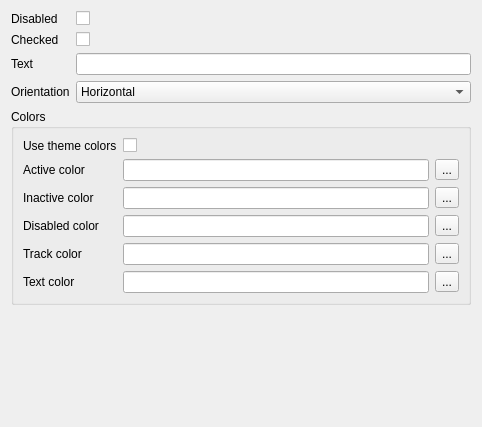
<?xml version="1.0" encoding="UTF-8"?>
<ui version="4.0">
 <class>SwitchSettingsForm</class>
 <widget class="QWidget" name="SwitchSettingsForm">
  <property name="geometry">
   <rect>
    <x>0</x>
    <y>0</y>
    <width>482</width>
    <height>427</height>
   </rect>
  </property>
  <property name="windowTitle">
   <string>Form</string>
  </property>
  <layout class="QVBoxLayout" name="verticalLayout">
   <item>
    <layout class="QFormLayout" name="formLayout">
     <item row="0" column="0">
      <widget class="QLabel" name="disabledLabel">
       <property name="text">
        <string>Disabled</string>
       </property>
      </widget>
     </item>
     <item row="0" column="1">
      <widget class="QCheckBox" name="disabledCheckBox"/>
     </item>
     <item row="1" column="0">
      <widget class="QLabel" name="checkedLabel">
       <property name="text">
        <string>Checked</string>
       </property>
      </widget>
     </item>
     <item row="1" column="1">
      <widget class="QCheckBox" name="checkedCheckBox"/>
     </item>
     <item row="3" column="0">
      <widget class="QLabel" name="orientationLabel">
       <property name="text">
        <string>Orientation</string>
       </property>
      </widget>
     </item>
     <item row="3" column="1">
      <widget class="QComboBox" name="orientationComboBox">
       <item>
        <property name="text">
         <string>Horizontal</string>
        </property>
       </item>
       <item>
        <property name="text">
         <string>Vertical</string>
        </property>
       </item>
      </widget>
     </item>
     <item row="4" column="0" colspan="2">
      <widget class="QGroupBox" name="groupBox">
       <property name="title">
        <string>Colors</string>
       </property>
       <layout class="QFormLayout" name="formLayout_2">
        <item row="0" column="0">
         <widget class="QLabel" name="useThemeColorsLabel">
          <property name="text">
           <string>Use theme colors</string>
          </property>
         </widget>
        </item>
        <item row="0" column="1">
         <widget class="QCheckBox" name="useThemeColorsCheckBox"/>
        </item>
        <item row="1" column="0">
         <widget class="QLabel" name="activeColorLabel">
          <property name="text">
           <string>Active color</string>
          </property>
         </widget>
        </item>
        <item row="1" column="1">
         <layout class="QHBoxLayout" name="horizontalLayout">
          <item>
           <widget class="QLineEdit" name="activeColorLineEdit">
            <property name="readOnly">
             <bool>true</bool>
            </property>
           </widget>
          </item>
          <item>
           <widget class="QToolButton" name="activeColorToolButton">
            <property name="text">
             <string>...</string>
            </property>
           </widget>
          </item>
         </layout>
        </item>
        <item row="2" column="0">
         <widget class="QLabel" name="inactiveColorLabel">
          <property name="text">
           <string>Inactive color</string>
          </property>
         </widget>
        </item>
        <item row="2" column="1">
         <layout class="QHBoxLayout" name="horizontalLayout_3">
          <item>
           <widget class="QLineEdit" name="inactiveColorLineEdit">
            <property name="readOnly">
             <bool>true</bool>
            </property>
           </widget>
          </item>
          <item>
           <widget class="QToolButton" name="inactiveColorToolButton">
            <property name="text">
             <string>...</string>
            </property>
           </widget>
          </item>
         </layout>
        </item>
        <item row="3" column="0">
         <widget class="QLabel" name="disabledColorLabel">
          <property name="text">
           <string>Disabled color</string>
          </property>
         </widget>
        </item>
        <item row="3" column="1">
         <layout class="QHBoxLayout" name="horizontalLayout_4">
          <item>
           <widget class="QLineEdit" name="disabledColorLineEdit">
            <property name="readOnly">
             <bool>true</bool>
            </property>
           </widget>
          </item>
          <item>
           <widget class="QToolButton" name="disabledColorToolButton">
            <property name="text">
             <string>...</string>
            </property>
           </widget>
          </item>
         </layout>
        </item>
        <item row="4" column="0">
         <widget class="QLabel" name="trackColorLabel">
          <property name="text">
           <string>Track color</string>
          </property>
         </widget>
        </item>
        <item row="4" column="1">
         <layout class="QHBoxLayout" name="horizontalLayout_5">
          <item>
           <widget class="QLineEdit" name="trackColorLineEdit">
            <property name="readOnly">
             <bool>true</bool>
            </property>
           </widget>
          </item>
          <item>
           <widget class="QToolButton" name="trackColorToolButton">
            <property name="text">
             <string>...</string>
            </property>
           </widget>
          </item>
         </layout>
        </item>
        <item row="5" column="0">
         <widget class="QLabel" name="textColorLabel">
          <property name="text">
           <string>Text color</string>
          </property>
         </widget>
        </item>
        <item row="5" column="1">
         <layout class="QHBoxLayout" name="horizontalLayout_6">
          <item>
           <widget class="QLineEdit" name="textColorLineEdit">
            <property name="readOnly">
             <bool>true</bool>
            </property>
           </widget>
          </item>
          <item>
           <widget class="QToolButton" name="textColorToolButton">
            <property name="text">
             <string>...</string>
            </property>
           </widget>
          </item>
         </layout>
        </item>
       </layout>
      </widget>
     </item>
     <item row="2" column="0">
      <widget class="QLabel" name="textLabel">
       <property name="text">
        <string>Text</string>
       </property>
      </widget>
     </item>
     <item row="2" column="1">
      <widget class="QLineEdit" name="textLineEdit"/>
     </item>
    </layout>
   </item>
  </layout>
 </widget>
 <resources/>
 <connections/>
</ui>
